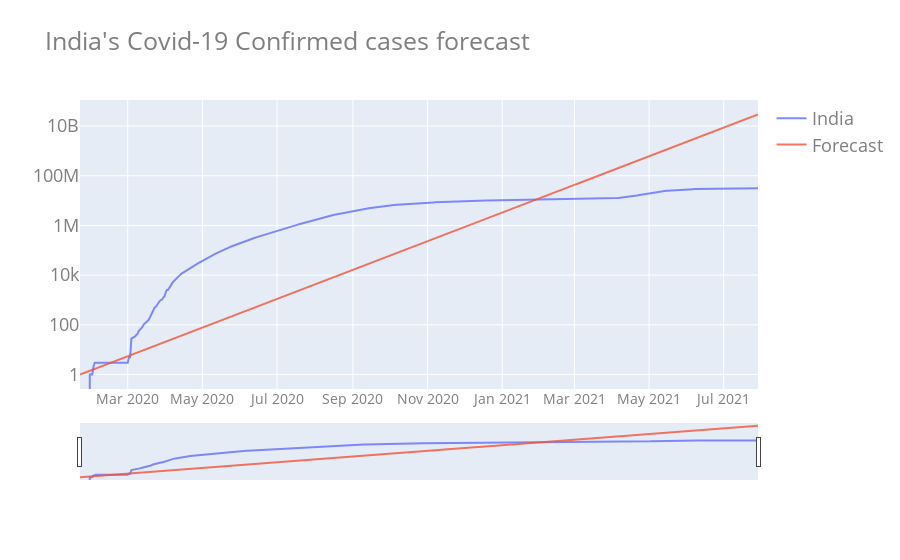

Source (notebook cell):
### Code cell
my_graph(data_LRF1.date,
           data_LRF1.iloc[:,1:],"India's Covid-19 Confirmed cases forecast",
           y='log',
           slider=True)

### Figure 1 — Plotly figure (JSON) as saved in the notebook; plotly's stock layout.template omitted (floating-point values rounded to 4 significant figures; data arrays with more than 128 entries replaced by an {"elided": "..."} marker saying what was removed)
{"data": [{"name": "India", "opacity": 0.8, "type": "scatter", "x": {"elided": "555 str values"}, "y": {"elided": "555 int values"}}, {"name": "Forecast", "opacity": 0.8, "type": "scatter", "x": {"elided": "555 str values"}, "y": {"elided": "555 float values"}}], "layout": {"autosize": true, "font": {"color": "#7f7f7f", "size": 18}, "title": {"text": "India's Covid-19 Confirmed cases forecast"}, "xaxis": {"rangeslider": {"visible": true}, "tickfont": {"color": "#7f7f7f", "size": 14}}, "yaxis": {"type": "log"}}}
